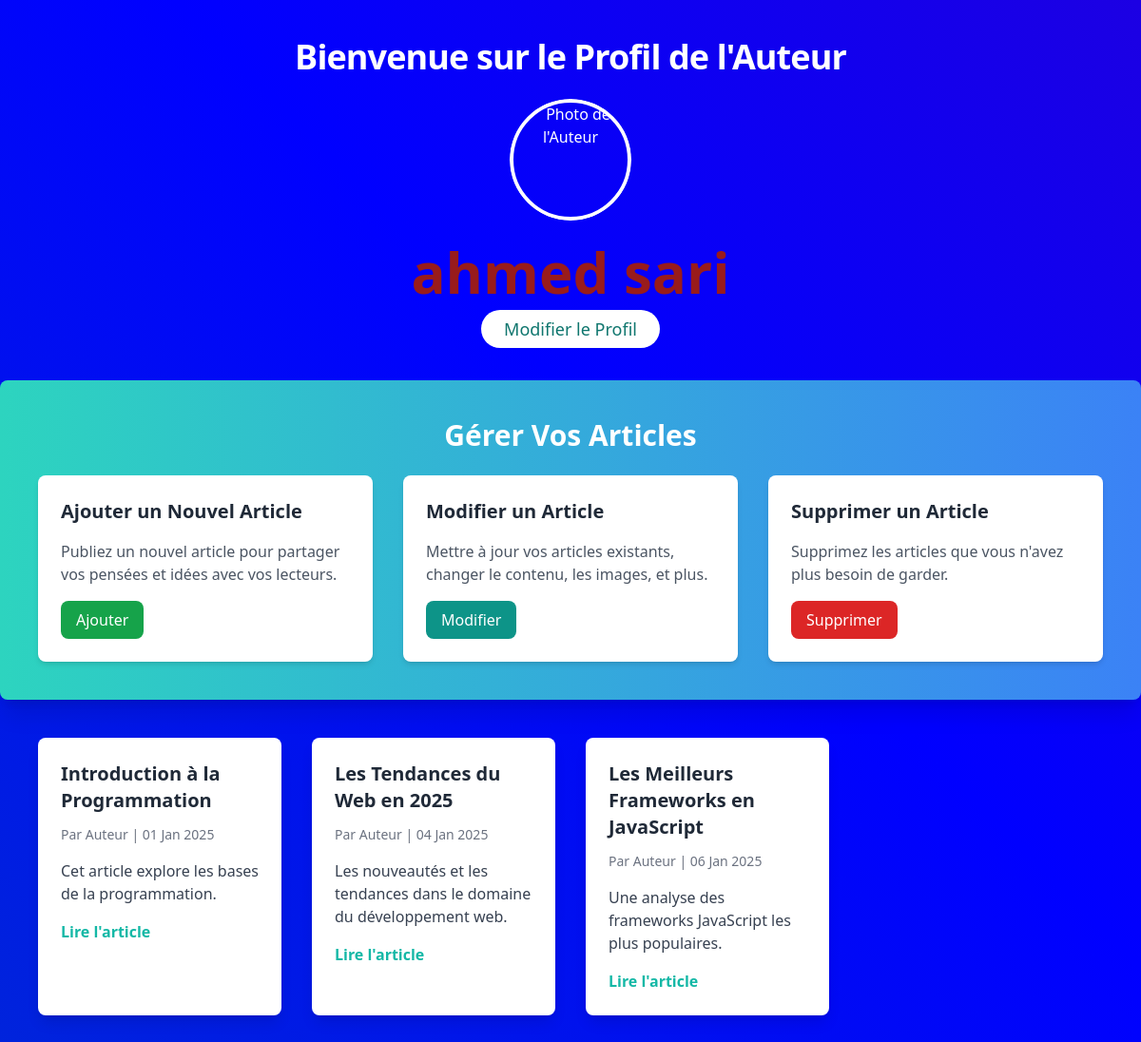
The app's page /public/views/AuteurDash.php?id=2 with its own data.
### tables this page shows
CREATE TABLE User (
    id_user INT AUTO_INCREMENT PRIMARY KEY,
    firstname VARCHAR(50),
    lastname VARCHAR(50),
    email VARCHAR(100) UNIQUE,
    role VARCHAR(20) DEFAULT 'visiteur',
    password VARCHAR(255),
    date_created TIMESTAMP DEFAULT CURRENT_TIMESTAMP,
    is_deleted BOOLEAN DEFAULT false
);

CREATE TABLE Article (
    id_article INT AUTO_INCREMENT PRIMARY KEY,
    titre VARCHAR(100) NOT NULL,
    content TEXT NOT NULL,
    datePublication DATE,
    image VARCHAR(255),
    etat VARCHAR(20) DEFAULT 'En attente',
    id_categorie INT,
    id_auteur INT,
    FOREIGN KEY (id_categorie) REFERENCES Categorie(id_categorie) ON DELETE CASCADE ON UPDATE CASCADE,
    FOREIGN KEY (id_auteur) REFERENCES User(id_user) ON DELETE CASCADE ON UPDATE CASCADE
);

### classes/User.php (called while the page is built, shortened)
<?php
class User {
    public static function getUserById($id_user) {
        try {
            $pdo = DatabaseConnection::getInstance()->getConnection();
            $query = "SELECT * FROM User WHERE id_user = :id_user";
            $stmt = $pdo->prepare($query);
            $stmt->bindParam(':id_user', $id_user, PDO::PARAM_INT);
            $stmt->execute();
            $user = $stmt->fetch(PDO::FETCH_ASSOC);
            return $user;
        } catch (PDOException $e) {
            die("Erreur : " . $e->getMessage());
        }
    }
}
?>

### classes/Article.php (called while the page is built, shortened)
<?php
class Article
{
    public static function getArticleById_user($id) {
        try {
            $pdo = DatabaseConnection::getInstance()->getConnection();
            $sql = "SELECT * FROM Article WHERE id_auteur = :id";
            $stmt = $pdo->prepare($sql);
            $stmt->bindParam(':id', $id, PDO::PARAM_INT);
            $stmt->execute();
            if ($stmt->rowCount() > 0) {
                $articles = $stmt->fetchAll(PDO::FETCH_ASSOC);
                return $articles;
            } else {
                return null;
            }
        } catch (PDOException $e) {
            throw new Exception("Erreur lors de la récupération des articles : " . $e->getMessage());
        }
    }
}

### public/views/AuteurDash.php (the view, shortened to what this page needs)
<?php
include_once('../../classes/User.php');
include_once('../../classes/Article.php');
if (isset($_SESSION['user_id'])) {
    $id_user = $_SESSION['user_id'];
} elseif (isset($_GET['id'])) {
    $id_user = $_GET['id'];
} else {
    echo "ID utilisateur non fourni.";
    exit();
}
$user = User::getUserById($id_user);
include_once('../../classes/Article.php');
try {
    $articles = Article::getArticleById_user($id_user);
} catch (Exception $e) {
    die("Erreur : " . $e->getMessage());
}
?>
<!DOCTYPE html>
<html lang="fr">
<head>
    <script src="https://cdn.tailwindcss.com"></script>
</head>
<body class="gradient-bg">
    <div class="max-w-screen-xl mx-auto p-10 text-center text-white">
        <h1 class="text-4xl font-extrabold tracking-tight mb-6 fadeIn">Bienvenue sur le Profil de l'Auteur</h1>
        <div class="relative mx-auto mb-6 w-32 h-32 rounded-full overflow-hidden">
            <img src="https://thumbs.dreamstime.com/b/illustration-de-bande-dessin%C3%A9e-de-professeur-ou-d-auteur-43842053.jpg" alt="Photo de l'Auteur" class="w-full h-full object-cover profile-image rounded-full border-4 border-white shadow-xl">
        </div>
        <h2 class="text-6xl font-semibold text-red-800 mb-4 fadeIn"><?php echo $user["firstname"]."  ".$user["lastname"]; ?></h2>
        <a href="#" class="text-lg my-12 font-medium py-2 px-6 bg-white text-teal-700 rounded-full hover:bg-teal-700 hover:text-white transition duration-300  hover-animate">Modifier le Profil</a>
    </div>
<div class="max-w-screen-xl mx-auto p-10 bg-gradient-to-r from-teal-400 to-blue-500 text-white rounded-lg shadow-xl transform transition-transform ">
    <h2 class="text-3xl font-bold text-center mb-6 animate__animated animate__fadeIn">Gérer Vos Articles</h2>
    <div class="grid grid-cols-1 sm:grid-cols-2 lg:grid-cols-3 gap-8">
          <div class="bg-white p-6 rounded-lg shadow-md hover:shadow-lg transform transition-transform hover:scale-105">
            <h3 class="text-xl font-semibold text-gray-800 mb-4">Ajouter un Nouvel Article</h3>
            <p class="text-gray-600 mb-4">Publiez un nouvel article pour partager vos pensées et idées avec vos lecteurs.</p>
            <button onclick="showSection('ajouterSection')" class="block text-center text-white bg-green-600 hover:bg-green-700 py-2 px-4 rounded-lg transition duration-300 ease-in-out">Ajouter</button>
        </div>
        <div class="bg-white p-6 rounded-lg shadow-md hover:shadow-lg transform transition-transform hover:scale-105">
            <h3 class="text-xl font-semibold text-gray-800 mb-4">Modifier un Article</h3>
            <p class="text-gray-600 mb-4">Mettre à jour vos articles existants, changer le contenu, les images, et plus.</p>
            <button onclick="showSection('modifierSection')" class="block text-center text-white bg-teal-600 hover:bg-teal-700 py-2 px-4 rounded-lg transition duration-300 ease-in-out">Modifier</button>
        </div>
        <div class="bg-white p-6 rounded-lg shadow-md hover:shadow-lg transform transition-transform hover:scale-105">
            <h3 class="text-xl font-semibold text-gray-800 mb-4">Supprimer un Article</h3>
            <p class="text-gray-600 mb-4">Supprimez les articles que vous n'avez plus besoin de garder.</p>
            <button onclick="showSection('supprimerSection')" class="block text-center text-white bg-red-600 hover:bg-red-700 py-2 px-4 rounded-lg transition duration-300 ease-in-out">Supprimer</button>
        </div>
    </div>
</div>
    <div class="max-w-screen-xl mx-auto p-10">
    <?php
    if ($articles && is_array($articles)):
    ?>
        <div class="grid grid-cols-1 sm:grid-cols-2 md:grid-cols-3 lg:grid-cols-4 gap-8">
            <?php foreach ($articles as $art): ?>
                <div class="card bg-white p-6 rounded-lg shadow-lg hover:shadow-2xl transition-transform duration-300">
                    <h3 class="text-xl font-semibold text-gray-800 mb-3"><?php echo htmlspecialchars($art["titre"]); ?></h3>
                    <div class="text-sm text-gray-500 mb-4">
                        <p>Par <?php echo "Auteur"; ?> | <?php echo date("d M Y", strtotime($art['datePublication'])); ?></p>
                    </div>
                    <p class="text-gray-700 mb-4 line-clamp-4"><?php echo htmlspecialchars($art['content']); ?></p>
                    <a href="article.php?id=<?php echo $art['id_article']; ?>" class="inline-block text-teal-500 font-semibold hover:text-teal-600 hover:underline">Lire l'article</a>
                </div>
            <?php endforeach; ?>
        </div>
    <?php else: ?>
        <p class="text-center text-gray-500">Aucun article trouvé pour cet auteur.</p>
    <?php endif; ?>
</div>
</body>
</html>

### public/views/AuteurDash.php (style rules this page uses)
.profile-image { animation: pulse 2s infinite; }
.fadeIn { animation: fadeIn 1.5s ease-out forwards; }
.gradient-bg { background: linear-gradient(45deg, #008080, #0000FF, #800080); background-size: 400% 400%; animation: gradient 5s ease infinite; }

### records on screen
user: firstname "ahmed", lastname "sari"
article: titre "Introduction à la Programmation", datePublication "01 Jan 2025", content "Cet article explore les bases de la programmation."
article: titre "Les Tendances du Web en 2025", datePublication "04 Jan 2025", content "Les nouveautés et les tendances dans le domaine du développement web."
article: titre "Les Meilleurs Frameworks en JavaScript", datePublication "06 Jan 2025", content "Une analyse des frameworks JavaScript les plus populaires."
